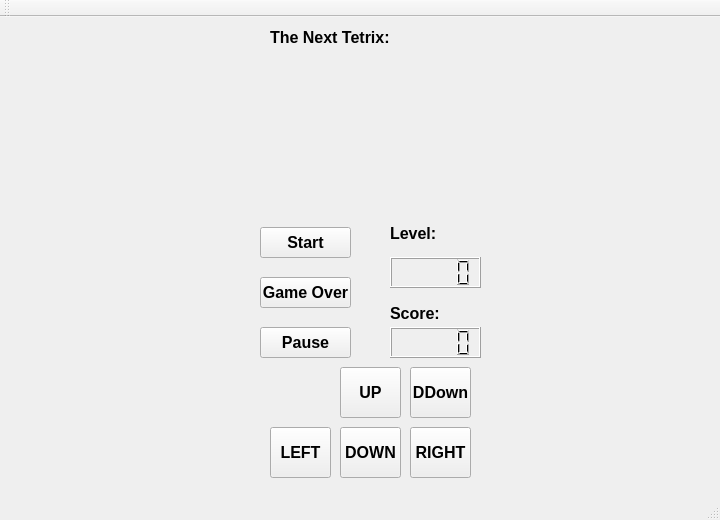
<?xml version="1.0" encoding="UTF-8"?>
<ui version="4.0">
 <class>MainWindow</class>
 <widget class="QMainWindow" name="MainWindow">
  <property name="geometry">
   <rect>
    <x>0</x>
    <y>0</y>
    <width>720</width>
    <height>520</height>
   </rect>
  </property>
  <property name="font">
   <font>
    <weight>75</weight>
    <bold>true</bold>
   </font>
  </property>
  <property name="windowTitle">
   <string>MainWindow</string>
  </property>
  <widget class="QWidget" name="centralWidget">
   <widget class="QPushButton" name="startbtn">
    <property name="geometry">
     <rect>
      <x>260</x>
      <y>210</y>
      <width>91</width>
      <height>31</height>
     </rect>
    </property>
    <property name="font">
     <font>
      <pointsize>12</pointsize>
      <weight>75</weight>
      <bold>true</bold>
     </font>
    </property>
    <property name="text">
     <string>Start</string>
    </property>
   </widget>
   <widget class="QPushButton" name="overbtn">
    <property name="geometry">
     <rect>
      <x>260</x>
      <y>260</y>
      <width>91</width>
      <height>31</height>
     </rect>
    </property>
    <property name="font">
     <font>
      <pointsize>12</pointsize>
      <weight>75</weight>
      <bold>true</bold>
     </font>
    </property>
    <property name="text">
     <string>Game Over</string>
    </property>
   </widget>
   <widget class="QPushButton" name="pausebtn">
    <property name="geometry">
     <rect>
      <x>260</x>
      <y>310</y>
      <width>91</width>
      <height>31</height>
     </rect>
    </property>
    <property name="font">
     <font>
      <pointsize>12</pointsize>
      <weight>75</weight>
      <bold>true</bold>
     </font>
    </property>
    <property name="text">
     <string>Pause</string>
    </property>
   </widget>
   <widget class="QLabel" name="label">
    <property name="geometry">
     <rect>
      <x>270</x>
      <y>10</y>
      <width>151</width>
      <height>21</height>
     </rect>
    </property>
    <property name="font">
     <font>
      <pointsize>12</pointsize>
      <weight>75</weight>
      <bold>true</bold>
     </font>
    </property>
    <property name="text">
     <string>The Next Tetrix:</string>
    </property>
   </widget>
   <widget class="QLabel" name="label_2">
    <property name="geometry">
     <rect>
      <x>390</x>
      <y>210</y>
      <width>54</width>
      <height>13</height>
     </rect>
    </property>
    <property name="font">
     <font>
      <pointsize>12</pointsize>
      <weight>75</weight>
      <bold>true</bold>
     </font>
    </property>
    <property name="text">
     <string>Level:</string>
    </property>
   </widget>
   <widget class="QLCDNumber" name="levellcd">
    <property name="geometry">
     <rect>
      <x>390</x>
      <y>240</y>
      <width>91</width>
      <height>31</height>
     </rect>
    </property>
    <property name="font">
     <font>
      <pointsize>12</pointsize>
      <strikeout>false</strikeout>
     </font>
    </property>
    <property name="autoFillBackground">
     <bool>false</bool>
    </property>
    <property name="frameShadow">
     <enum>QFrame::Raised</enum>
    </property>
    <property name="segmentStyle">
     <enum>QLCDNumber::Filled</enum>
    </property>
   </widget>
   <widget class="QLabel" name="label_3">
    <property name="geometry">
     <rect>
      <x>390</x>
      <y>290</y>
      <width>54</width>
      <height>13</height>
     </rect>
    </property>
    <property name="font">
     <font>
      <pointsize>12</pointsize>
     </font>
    </property>
    <property name="text">
     <string>Score:</string>
    </property>
   </widget>
   <widget class="QLCDNumber" name="scorelcd">
    <property name="geometry">
     <rect>
      <x>390</x>
      <y>310</y>
      <width>91</width>
      <height>31</height>
     </rect>
    </property>
    <property name="font">
     <font>
      <pointsize>12</pointsize>
     </font>
    </property>
    <property name="segmentStyle">
     <enum>QLCDNumber::Filled</enum>
    </property>
   </widget>
   <widget class="QPushButton" name="upbtn">
    <property name="geometry">
     <rect>
      <x>340</x>
      <y>350</y>
      <width>61</width>
      <height>51</height>
     </rect>
    </property>
    <property name="font">
     <font>
      <pointsize>12</pointsize>
     </font>
    </property>
    <property name="text">
     <string>UP</string>
    </property>
   </widget>
   <widget class="QPushButton" name="leftbtn">
    <property name="geometry">
     <rect>
      <x>270</x>
      <y>410</y>
      <width>61</width>
      <height>51</height>
     </rect>
    </property>
    <property name="font">
     <font>
      <pointsize>12</pointsize>
     </font>
    </property>
    <property name="text">
     <string>LEFT</string>
    </property>
   </widget>
   <widget class="QPushButton" name="downbtn">
    <property name="geometry">
     <rect>
      <x>340</x>
      <y>410</y>
      <width>61</width>
      <height>51</height>
     </rect>
    </property>
    <property name="font">
     <font>
      <pointsize>12</pointsize>
     </font>
    </property>
    <property name="text">
     <string>DOWN</string>
    </property>
   </widget>
   <widget class="QPushButton" name="rightbtn">
    <property name="geometry">
     <rect>
      <x>410</x>
      <y>410</y>
      <width>61</width>
      <height>51</height>
     </rect>
    </property>
    <property name="font">
     <font>
      <pointsize>12</pointsize>
     </font>
    </property>
    <property name="text">
     <string>RIGHT</string>
    </property>
   </widget>
   <widget class="QPushButton" name="didownbtn">
    <property name="geometry">
     <rect>
      <x>410</x>
      <y>350</y>
      <width>61</width>
      <height>51</height>
     </rect>
    </property>
    <property name="font">
     <font>
      <pointsize>12</pointsize>
     </font>
    </property>
    <property name="text">
     <string>DDown</string>
    </property>
   </widget>
  </widget>
  <widget class="QMenuBar" name="menuBar">
   <property name="geometry">
    <rect>
     <x>0</x>
     <y>0</y>
     <width>720</width>
     <height>21</height>
    </rect>
   </property>
  </widget>
  <widget class="QToolBar" name="mainToolBar">
   <attribute name="toolBarArea">
    <enum>TopToolBarArea</enum>
   </attribute>
   <attribute name="toolBarBreak">
    <bool>false</bool>
   </attribute>
  </widget>
  <widget class="QStatusBar" name="statusBar"/>
 </widget>
 <layoutdefault spacing="6" margin="11"/>
 <resources/>
 <connections/>
</ui>
